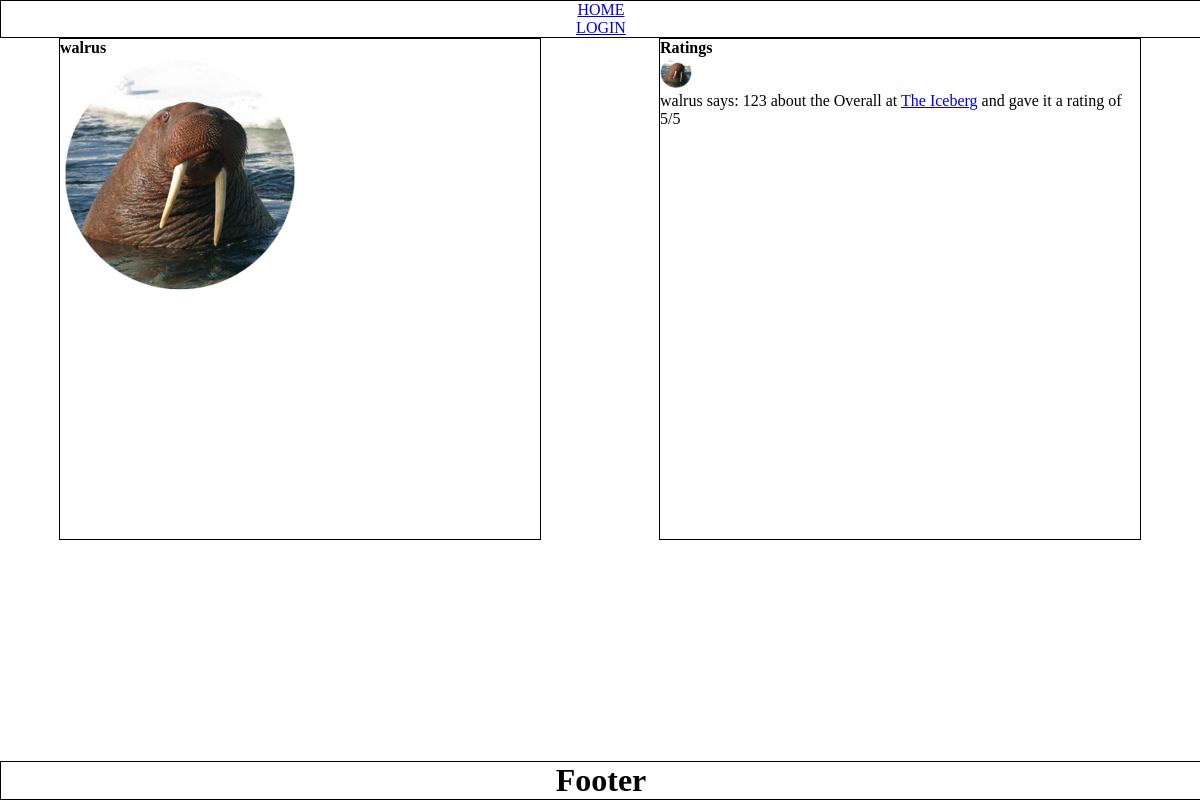
Page /user/1 on the committed database.
### app/models.py (models this page shows, shortened)
class User(UserMixin, Model):
    username = CharField(unique=True)
    email = CharField(unique=True, max_length=256)
    password = CharField(max_length=128)
    avatar = BlobField(default="images/default.png")
    city = CharField()
    state = CharField()
    zip = CharField()
    user_level = CharField(default="user")
    class Meta:
        database = DATABASE

class Rating(Model):
    user_fk = ForeignKeyField(
        model=User,
        backref="users"
    )
    venue_fk = ForeignKeyField(
        model=Venue,
        backref="venues",
        null=True
    )
    band_fk = ForeignKeyField(
        model=User,
        backref="bands",
        null=True
    )
    rating = IntegerField()
    rating_type = CharField()
    message = CharField(max_length=1024)
    class Meta:
        database = DATABASE

class Venue(Model):
    name = CharField()
    img = BlobField(default="images/default_venue.jpg")
    about = CharField()
    address = CharField()
    city = CharField()
    state = CharField()
    zip = CharField()
    class Meta:
        database = DATABASE

### app/routes.py (the view)
@app.route("/user/<id>") # this will need to be a dynamic route
def user(id):
    found_user = models.User.get(models.User.id == id)
    ratings = models.Rating.select().where(models.Rating.user_fk == found_user.id)
    return render_template('user.html', user=found_user, ratings=ratings)

### app/__init__.py (called while the page is built)
@app.before_request
def before_request():
    g.db = DATABASE
    g.db.connect()
    g.user = current_user

@app.after_request
def after_request(response):
    g.db.close()
    return response

### app/templates/user.html (shortened to what this page needs)
{% extends "layout.html" %}
{% from 'macros.html' import render_field %}
{% block sidebar %}
<h4>{{user.username}}</h4>
{% set img_url = user.avatar.decode('utf-8') %}
<img class="user_profile_avatar" src="{{ url_for('static', filename=img_url)}}" alt="">
{% endblock %}
{% block main %}
{% set img_url = user.avatar.decode('utf-8') %}
<h4>Ratings</h4>
    {% for rating in ratings %}
    <img class="inline-avatar" src="{{ url_for('static', filename=img_url)}}" alt=""><p>{{ rating.user_fk.username }} says: {{ rating.message }} about the {{ rating.rating_type }} at <a href="{{url_for('venue_rating',id=rating.venue_fk)}}">{{ rating.venue_fk.name }}</a> and gave it a rating of {{ rating.rating }}/5</p>
    {% endfor %}
{% endblock %}

### app/static/css/styles.css (style rules this page uses)
* { margin: 0 auto; padding: 0; }
.user_profile_avatar { border-radius: 50%; max-width: 50%; }
.inline-avatar { max-width: 32px; max-height: 32px; }

### rows in the picture
User: username "walrus"
Rating: user_fk.username "walrus", message "123", rating_type "Overall", venue_fk.name "The Iceberg", rating "5"
